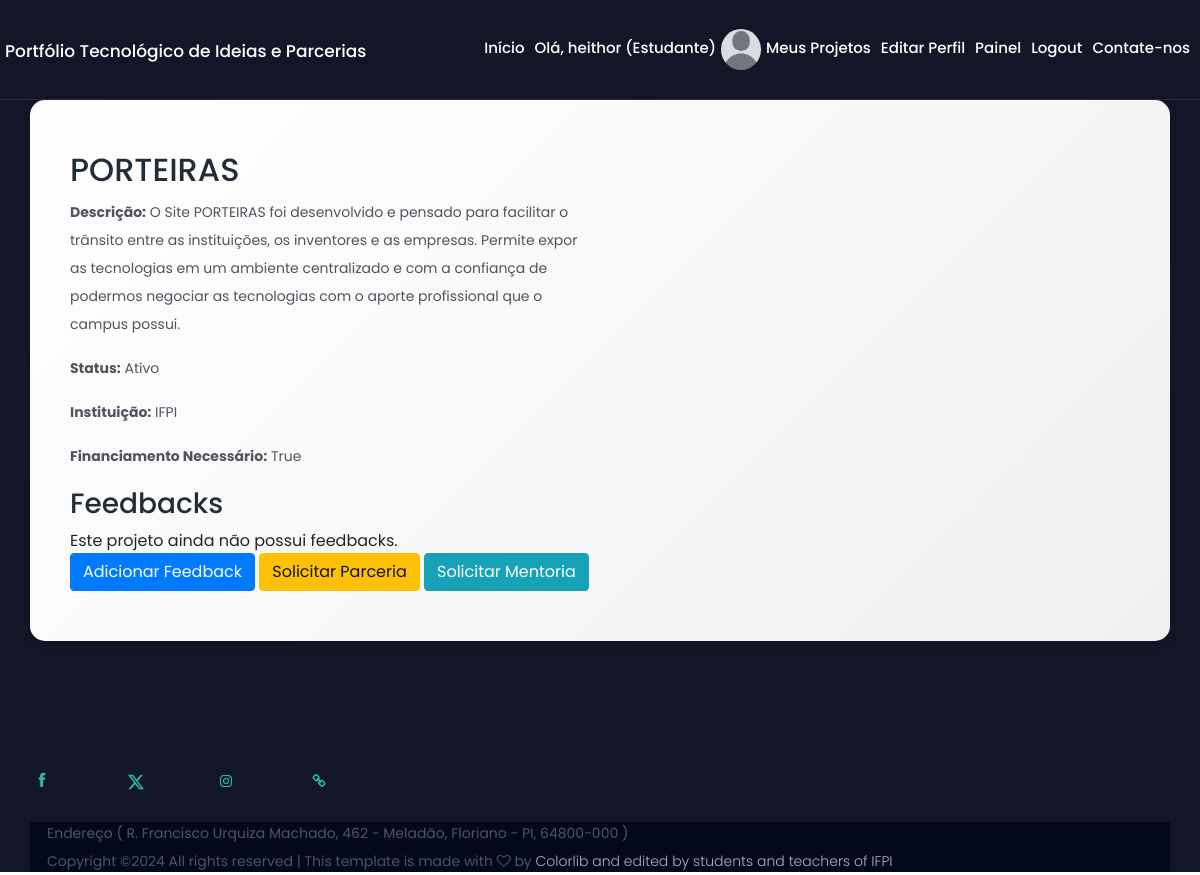
Screenshot of /projects/1/ (signed in) with the database file from the repository.
### cadastro/models.py (models this page shows, shortened)
class UserProfile(models.Model):
    USER_TYPES = (
        ('pesquisador', 'Pesquisador'),
        ('estudante', 'Estudante'),
        ('empresa', 'Empresa'),
        ('instituicao', 'Instituição'),
    )
    user = models.OneToOneField(User, on_delete=models.CASCADE)
    nome = models.CharField(max_length=300)
    user_type = models.CharField(max_length=50, choices=USER_TYPES)
    bio = models.TextField(null=True, blank=True)
    institution_name = models.CharField(max_length=255, null=True, blank=True)
    website = models.URLField(null=True, blank=True)
    linkedin = models.URLField(null=True, blank=True)
    avatar = models.ImageField(upload_to='avatars/', blank=True, null=True)

class Project(models.Model):
    STAGE_CHOICES = (
        ('ideia', 'Ideia'),
        ('em_progresso', 'Em Progresso'),
        ('completo', 'Completo'),
    )
    STATUS_CHOICES = (
        ('ativo', 'Ativo'),
        ('inativo', 'Inativo'),
        ('concluido', 'Concluído'),
    )
    location_state = models.ForeignKey('Estado', on_delete=models.SET_NULL, null=True)
    location_city = models.ForeignKey('Cidade', on_delete=models.SET_NULL, null=True)
    needs = models.ManyToManyField('Need', related_name='projects', blank=True)
    owner = models.ForeignKey(UserProfile, on_delete=models.CASCADE, related_name='projects')
    title = models.CharField(max_length=255)
    description = models.TextField()
    stage = models.CharField(max_length=50, choices=STAGE_CHOICES)
    status = models.CharField(max_length=50, choices=STATUS_CHOICES, default='ativo')
    category = models.ForeignKey(TechnologyCategory, on_delete=models.SET_NULL, null=True)
    institution = models.CharField(max_length=255, null=True, blank=True)
    start_date = models.DateField(null=True, blank=True)
    end_date = models.DateField(null=True, blank=True)
    funding_required = models.BooleanField(default=False)
    goals = models.TextField(null=True, blank=True)
    resources_needed = models.TextField(null=True, blank=True)
    collaborators = models.ManyToManyField(UserProfile, related_name='collaborations', blank=True)
    date_created = models.DateTimeField(auto_now_add=True)
    date_updated = models.DateTimeField(auto_now=True)
    keywords = models.TextField(null=True, blank=True)

### cadastro/views.py (the view)
# urls.py: path('projects/<int:pk>/', views.ProjectDetailView.as_view(), name='project-detail'),
@method_decorator(login_required, name='dispatch')
class ProjectDetailView(DetailView):
    model = Project
    template_name = 'project_detail.html'
    context_object_name = 'project'
    def get_context_data(self, **kwargs):
        context = super().get_context_data(**kwargs)
        context['mentorship_requests'] = MentorshipRequest.objects.filter(project=self.object)
        context['partnership_requests'] = PartnershipRequest.objects.filter(project=self.object)
        context['partnership_contracts'] = PartnershipContract.objects.filter(project=self.object)
        return context

### cadastro/templates/project_detail.html (shortened to what this page needs)
{% extends 'base.html' %}
{% block content %}
<div class="fancy-bg-dark section-padding-100">
<div class="container fancy-bg-white">
            <div class="row">
                <div class="col-12 col-md-6">
<h2>{{ project.title }}</h2>
<p><strong>Descrição:</strong> {{ project.description }}</p>
<p><strong>Status:</strong> {{ project.get_status_display }}</p>
<p><strong>Instituição:</strong> {{ project.institution }}</p>
<p><strong>Financiamento Necessário:</strong> {{ project.funding_required }}</p>
<h3>Feedbacks</h3>
<ul>
    {% for feedback in project.feedback_set.all %}
        <li><strong>{{ feedback.user }}:</strong> {{ feedback.comment }} (Nota: {{ feedback.rating }})</li>
    {% empty %}
        <li>Este projeto ainda não possui feedbacks.</li>
    {% endfor %}
</ul>
<a href="{% url 'add-feedback' project.id %}" class="btn btn-primary">Adicionar Feedback</a>
<a href="{% url 'request-partnership' project.id %}" class="btn btn-warning">Solicitar Parceria</a>
<a href="{% url 'request-mentorship' project.id %}" class="btn btn-info">Solicitar Mentoria</a>
                                  </div>
            </div>
</div>
</div>
{% endblock %}

### cadastro/templates/base.html (shortened to what this page needs)
<!DOCTYPE html>
<html lang="pt-br">
<head>
    {% load static %}
<link href="https://cdn.jsdelivr.net/npm/bootstrap@5.1.3/dist/css/bootstrap.min.css" rel="stylesheet"
>
    <link rel="stylesheet" href="{%static 'style.css'%}">
    <link rel="stylesheet" href="{%static 'css/responsive/responsive.css'%}">
</head>
<body>
    <header class="header_area" id="header">
    <div class="container-fluid h-100">
        <div class="row h-100">
            <div class="col-12 h-100">
                <nav class="h-100 navbar navbar-expand-lg align-items-center">
                    <a class="navbar-brand" href="{% url 'home' %}">Portfólio Tecnológico de Ideias e Parcerias</a>
                    <div class="collapse navbar-collapse" id="fancyNav">
                        <ul class="navbar-nav ml-auto">
                            <li class="nav-item active">
                                <a class="nav-link" href="{% url 'home' %}">Início<span class="sr-only">(current)</span></a>
                            </li>
                            {% if user.is_authenticated %}
                                <li class="nav-item">
                                    <a class="nav-link" href="{% url 'user-profile' user.username %}">
                                        Olá, {{ user.username }} ({{ user.userprofile.user_type|capfirst }})
                                    </a>
                                </li>
                                <li class="nav-item">
                                    {% if user.userprofile.avatar %}
                                        <img src="{{ user.userprofile.avatar.url }}" alt="Foto de {{ user.username }}" class="rounded-circle" width="40" height="40">
                                    {% else %}
                                    <img src="{% static 'img/avatar.png' %}" alt="Sem foto" class="rounded-circle" width="40" height="40">
                                    {% endif %}
                                </li>
                                <li class="nav-item">
                                    <a class="nav-link" href="{% url 'project-list' %}">Meus Projetos</a>
                                </li>
                                <li class="nav-item">
                                    <a class="nav-link" href="{% url 'edit_profile' %}">Editar Perfil</a>
                                </li>
                                    <li class="nav-item">
                                        <a class="nav-link" href="{% url 'dashboard' %}">Painel</a>
                                    </li>
                                <li class="nav-item">
                                    <a class="nav-link" href="{% url 'logout' %}">Logout</a>
                                </li>
                            {% endif %}
                            <li class="nav-item">
                                <a class="nav-link" href="{% url 'contact' %}">Contate-nos</a>
                            </li>
                        </ul>
                    </div>
                </nav>
            </div>
        </div>
    </div>
</header>
{% block content %}
    {% endblock %}
                    <footer class="fancy-footer-area fancy-bg-dark">
                        <div class="footer-content section-padding-50   -50">
                            <div class="container">
                                <div class="row">
                                    <div class="col-12 col-sm-6 col-lg-4">
                                        <div class="single-footer-widget">
                                            <div class="footer-social-widegt d-flex align-items-center">
                                                    <a href="https://www.facebook.com/ifpiaui/">
                                                    <i class="ti-facebook"></i>
                                                    </a>
                                                    <a href="https://twitter.com/ifpiaui">
                                                    <svg xmlns="http://www.w3.org/2000/svg" width="16" height="16" fill="currentColor" class="bi bi-twitter-x" viewBox="0 0 16 16">
  <path d="M12.6.75h2.454l-5.36 6.142L16 15.25h-4.937l-3.867-5.07-4.425 5.07H.316l5.733-6.57L0 .75h5.063l3.495 4.633L12.601.75Zm-.86 13.028h1.36L4.323 2.145H2.865z"/>
</svg>
                                                    </a>
                                                    <a href="https://www.instagram.com/ifpiaui/">
                                                    <i class="fa fa-instagram"></i>
                                                	</a>
                                                    <a href="https://www.ifpi.edu.br/">
                                                    <i class="fa fa-link"></i>
                                                </a>
                                            </div>
                                        </div>
                                    </div>
        <div class="footer-copywrite-area">
            <div class="container h-100">
                <div class="row h-100">
                    <div class="col-12 h-100">
                        <div class="copywrite-content h-100 d-flex align-items-center justify-content-between">
                            <div class="copywrite-text">
                                <p>Endereço ( R. Francisco Urquiza Machado, 462 - Meladão, Floriano - PI, 64800-000 )</p>
                                <p>
                                    Copyright &copy;<script>document.write(new Date().getFullYear());</script> All rights reserved | This template is made with <i class="fa fa-heart-o" aria-hidden="true"></i> by <a href="https://colorlib.com" target="_blank">Colorlib and edited by students and teachers of IFPI</a>
                                    </p>
                            </div>
                        </div>
                    </div>
                </div>
            </div>
        </div>
    </div>
</div>
</div>
    </footer>
</body>
</html>

### cadastro/static/style.css (style rules this page uses)
*, ul, li { margin: 0; padding: 0; }
body { font-family: 'Poppins', sans-serif; position: relative; z-index: auto; }
h1, h2, h3, h4, h5, h6 { font-family: 'Poppins', sans-serif; font-weight: 500; color: #232d37; line-height: 1.25; }
p { font-family: 'Poppins', sans-serif; color: #51545f; font-size: 14px; line-height: 2; font-weight: 400; }
img { max-width: 100%; height: auto; }
a, a:hover, a:focus, a:active { font-family: 'Poppins', sans-serif; text-decoration: none; transition-duration: 0ms; outline: none; }
li { list-style: none; }
.section-padding-100 { padding-top: 100px; padding-bottom: 100px; }
.fancy-bg-dark { background-color: #131627!important; }
.fancy-bg-white { background: linear-gradient(135deg, #ffffff, #f0f0f0); padding: 50px; border-radius: 15px; box-shadow: 0 4px 8px rgba(0, 0, 0, 0.1); }
.header_area { background-color: transparent; position: fixed; width: 100%; z-index: 90; height: 100px; top: 0; left: 0; padding: 0 0; border-bottom: 1px solid rgba(255, 255, 255, 0.1); -webkit-transition-duration: 500ms; transition-duration: 500ms; }
.header_area .navbar-brand { padding: 0; margin-top: 5px; font-size: 17px; color: #fff; font-weight: 500; }
.header_area .navbar { padding: 0; }
.navbar-expand-lg .navbar-nav .nav-link { padding-right: 5px; padding-left: 5px; color: #fff; font-size: 15px; font-weight: 500; }
.single-footer-widget { margin-bottom: 30px; }
.footer-social-widegt { margin-top: 30px; }
.footer-social-widegt > a { color: #2bc0a4; font-size: 14px; -webkit-box-flex: 1; -ms-flex: 1; flex: 1; }
.footer-copywrite-area { background-color: #04081d; height: 50px; }
.copywrite-text p { margin: 0; }
.copywrite-text p > a { font-weight: 300; color: #b5aec4; }

### rows the page displays
Project: title "PORTEIRAS", description "O Site PORTEIRAS foi desenvolvido e pensado para facilitar o trânsito entre as instituições, os inventores e as empresas. Permite expor as tecnologias em um ambiente centralizado e com a confiança de podermos negociar as tecnologias com o aporte profissional que o campus possui.", status "Ativo", institution "IFPI", funding_required "True"

### other values shown
{{ user.username }} "heithor"
{{ user.userprofile.user_type|capfirst }} "Estudante"
